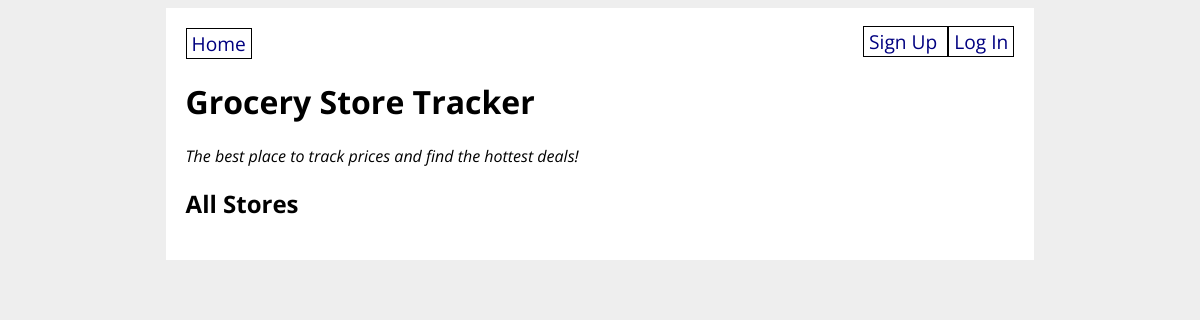
Before: / with the older database file.
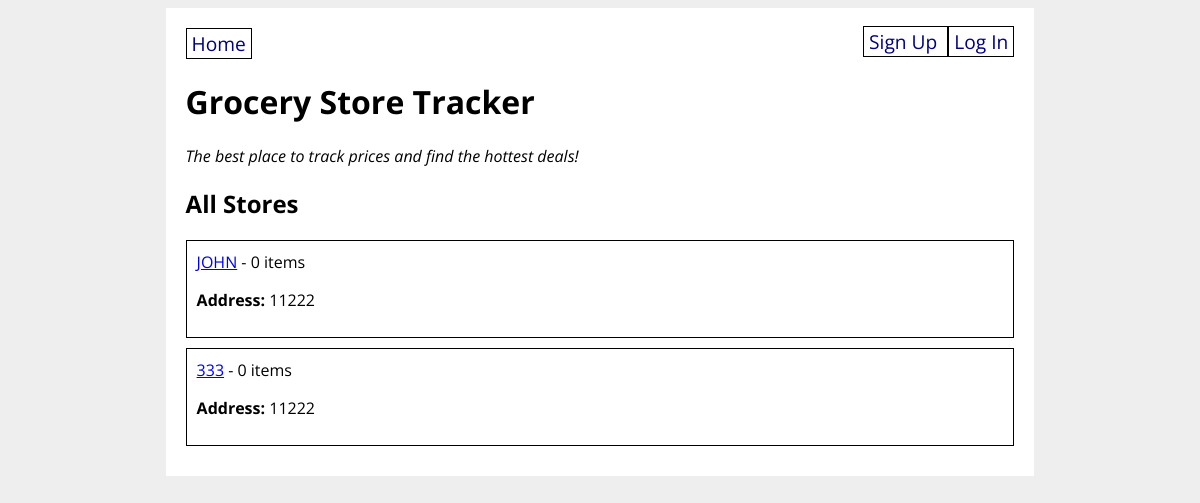
After: the same page with the newer database file.
### grocery_app/models.py (models this page shows)
class GroceryStore(db.Model):
    id = db.Column(db.Integer, primary_key=True)
    title = db.Column(db.String(80), nullable=False)
    address = db.Column(db.String(200), nullable=False)
    items = db.relationship('GroceryItem', back_populates='store')
    created_by_id = db.Column(db.Integer, db.ForeignKey('user.id'))
    created_by = db.relationship('User')

### grocery_app/routes.py (the view)
@main.route('/')
def homepage():
    all_stores = GroceryStore.query.all()
    print(all_stores)
    return render_template('home.html', all_stores=all_stores)

### grocery_app/templates/home.html
{% extends 'base.html' %}
{% block content %}
<h1>Grocery Store Tracker</h1>
<p><em>The best place to track prices and find the hottest deals!</em></p>
<h2>All Stores</h2>
{% for store in all_stores %}
<div class="store">
    <a href="/store/{{ store.id }}">{{ store.title }}</a> -
    {{ store.items|length }} items
    <p><strong>Address:</strong> {{ store.address }}</p>
</div>
{% endfor %}
{% endblock %}

### grocery_app/templates/base.html (shortened to what this page needs)
<!DOCTYPE html>
<html>
    <head>
        <link rel="stylesheet" href="/static/style.css">
    </head>
    <body>
        <div id="content">
            <nav>
                <a href="/">Home</a>
                <div>
                    {% if current_user.is_authenticated %}
                        <a href="/logout"> Log Out </a>
                        <a href="/new_store">New Store</a>
                        <a href="/new_item">New Item</a>
                        <a href="/shopping_list"> Shopping List </a>
                    {% else %}
                        <a href="/signup"> Sign Up </a>
                        <a href="/login"> Log In </a>
                    {% endif %}
                </div>
            </nav>
            {% block content %}{% endblock %}
        </div>
    </body>
</html>

### grocery_app/static/style.css (style rules this page uses)
body { display: flex; flex-direction: column; align-items: center; background-color: #eee; font-family: 'Open Sans', sans-serif; }
#content { width: 70%; background-color: white; padding: 20px; }
nav { width: 100%; display: flex; flex-direction: row; justify-content: space-between; }
nav a { color: navy; text-decoration: none; border: 1px solid black; padding: 1px 5px; font-size: 1.2em; }
div.store { border: 1px solid black; padding: 10px; margin-bottom: 10px; }

Changed rows visible on the page:
added GroceryStore: title "JOHN", items|length "0", address "11222"
added GroceryStore: title "333", items|length "0", address "11222"
